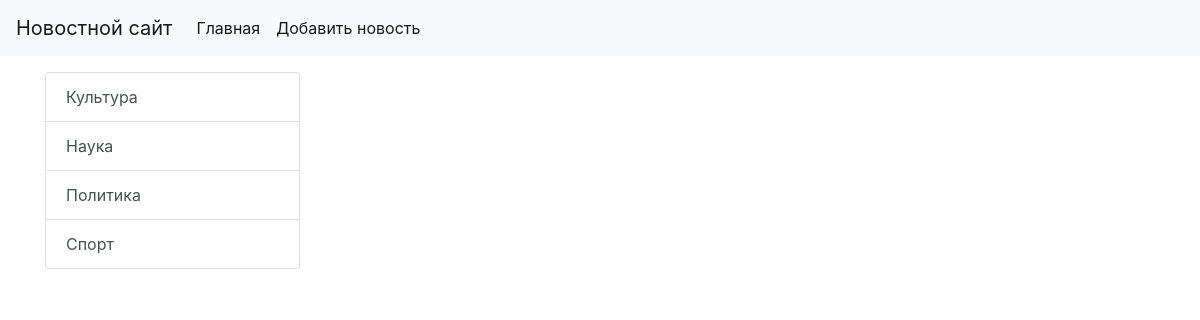
Before: /category/2/ with the older database file.
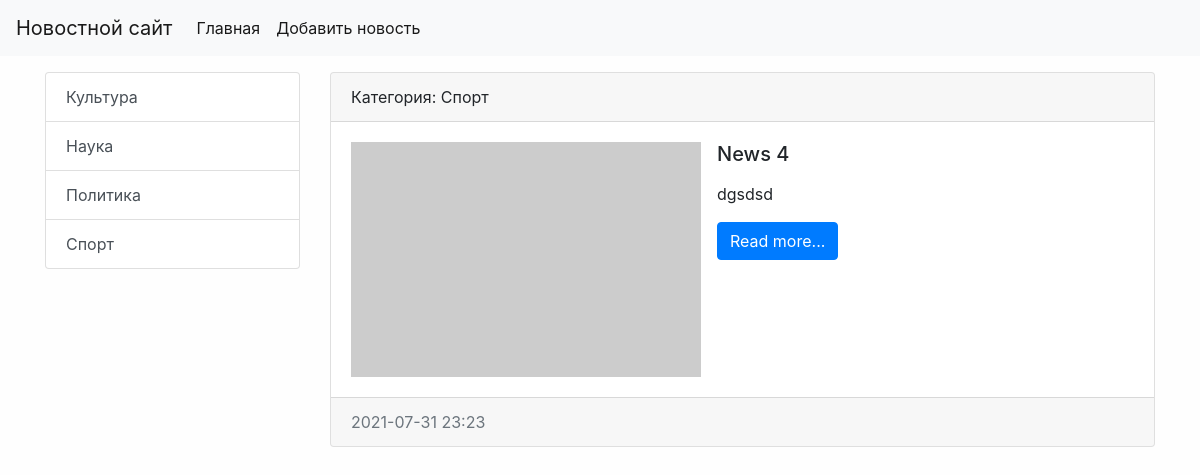
After: the same page with the newer database file.
### news/models.py (models this page shows, shortened)
class Category(models.Model):
    title = models.CharField(max_length=150, db_index=True, verbose_name='Наименование категории')
    class Meta:
        verbose_name = 'Категория'
        verbose_name_plural = 'Категории'
        ordering = ['title']
    def __str__(self):
        return self.title
    def get_absolute_url(self):
        return reverse('category', kwargs={'create_id': self.pk})

class News(models.Model):
    title = models.CharField(max_length=200, verbose_name='Наименование')
    content = models.TextField(verbose_name='Контент')
    created_at = models.DateTimeField(auto_now_add=True, verbose_name='Дата публикации')
    updated_at = models.DateTimeField(auto_now=True, verbose_name='Обновлено')
    photo = models.ImageField(upload_to='photos/%Y/%m/%d', verbose_name='Фото', blank=True)
    is_published = models.BooleanField(default=True, verbose_name='Опубликовано')
    create = models.ForeignKey('Category', on_delete=models.PROTECT, verbose_name='Категория')  # защищена от удалени, если удалена категория
    class Meta:
        verbose_name = 'Новость'
        verbose_name_plural = 'Новости'
        ordering = ['-created_at']
    def get_absolute_url(self):
        return reverse('view_news', kwargs={'news_id': self.pk})

### news/views.py (the view)
# urls.py: path('category/<int:create_id>/', get_category, name='category'),
def get_category(request, create_id):
    news = News.objects.filter(create_id=create_id)
    category = Category.objects.get(pk=create_id)
    return render(request, 'news/category.html', {'news': news, 'category': category})

### news/templatetags/news_tags.py (called while the page is built)
@register.simple_tag(name='get_list_categories')
def get_categories():
    return Category.objects.all()

@register.inclusion_tag('news/list_categories.html')
def show_categories(arg1='Hello', arg2='world'):
    categories = Category.objects.all()
    return {"categories": categories, 'arg1':arg1, 'arg2':arg2}

### news/templates/news/category.html (shortened to what this page needs)
{% extends 'base.html' %}
{% block sidebar %}
    {% include 'inc/_sidebar.html'%}
{% endblock %}
{% block content %}
        {% for i in news %}
            <div class="card mb-3">
              <div class="card-header">
                Категория: {{ i.create }}
              </div>
              <div class="card-body">
                <div class="media">
                    {% if i.photo %}
                        <img src="{{ i.photo.url }}" alt="" width="350" class="mr-3">
                    {% else %}
                        <img src="https://picsum.photos/350/235/" alt="" class="mr-3">
                    {% endif %}
                    <div class="media-body">
                      <h5 class="card-title">{{ i.title }}</h5>
                      <p class="card-text">{{ i.content|linebreaks|truncatewords:25 }}</p>
                      <a href="{{ i.get_absolute_url }}" class="btn btn-primary">Read more...</a>
                    </div>
                </div>
              </div>
              <div class="card-footer text-muted">
                {{ i.created_at|date:"Y-m-d H:i"}}
            </div>
        </div>
        {% endfor %}
{% endblock %}

### news/templates/news/list_categories.html
<div class="list-group">
   {% for i in categories %}
       <a href="{{ i.get_absolute_url }}" class="list-group-item list-group-item-action">{{ i.title }}</a>
   {% endfor %}
</div>

Changed rows visible on the page:
added News: create "Спорт", title "News 4", content "dgsdsd", created_at "2021-07-31 23:23"
